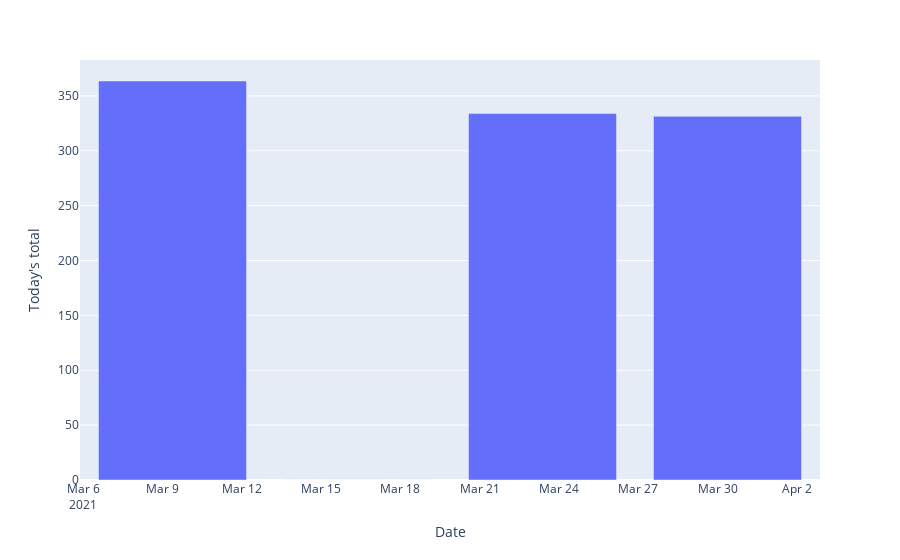

The notebook cell saved with this chart:
### Code cell
fig_tue = px.bar(tue_at_nine, y="Today's total")
fig_tue.show()

### Figure 1 — Plotly figure (JSON) as saved in the notebook; plotly's stock layout.template omitted (floating-point values rounded to 4 significant figures)
{"data": [{"alignmentgroup": "True", "hovertemplate": "Date=%{x}<br>Today's total=%{y}<extra></extra>", "legendgroup": "", "marker": {"color": "#636efa"}, "name": "", "offsetgroup": "", "orientation": "v", "showlegend": false, "textposition": "auto", "type": "bar", "x": ["2021-03-09T09:00:00", "2021-03-16T09:00:00", "2021-03-23T09:00:00", "2021-03-30T09:00:00"], "xaxis": "x", "y": [363.6, 0, 333.9, 331.4], "yaxis": "y"}], "layout": {"barmode": "relative", "legend": {"tracegroupgap": 0}, "margin": {"t": 60}, "xaxis": {"anchor": "y", "domain": [0, 1], "title": {"text": "Date"}}, "yaxis": {"anchor": "x", "domain": [0, 1], "title": {"text": "Today's total"}}}}
